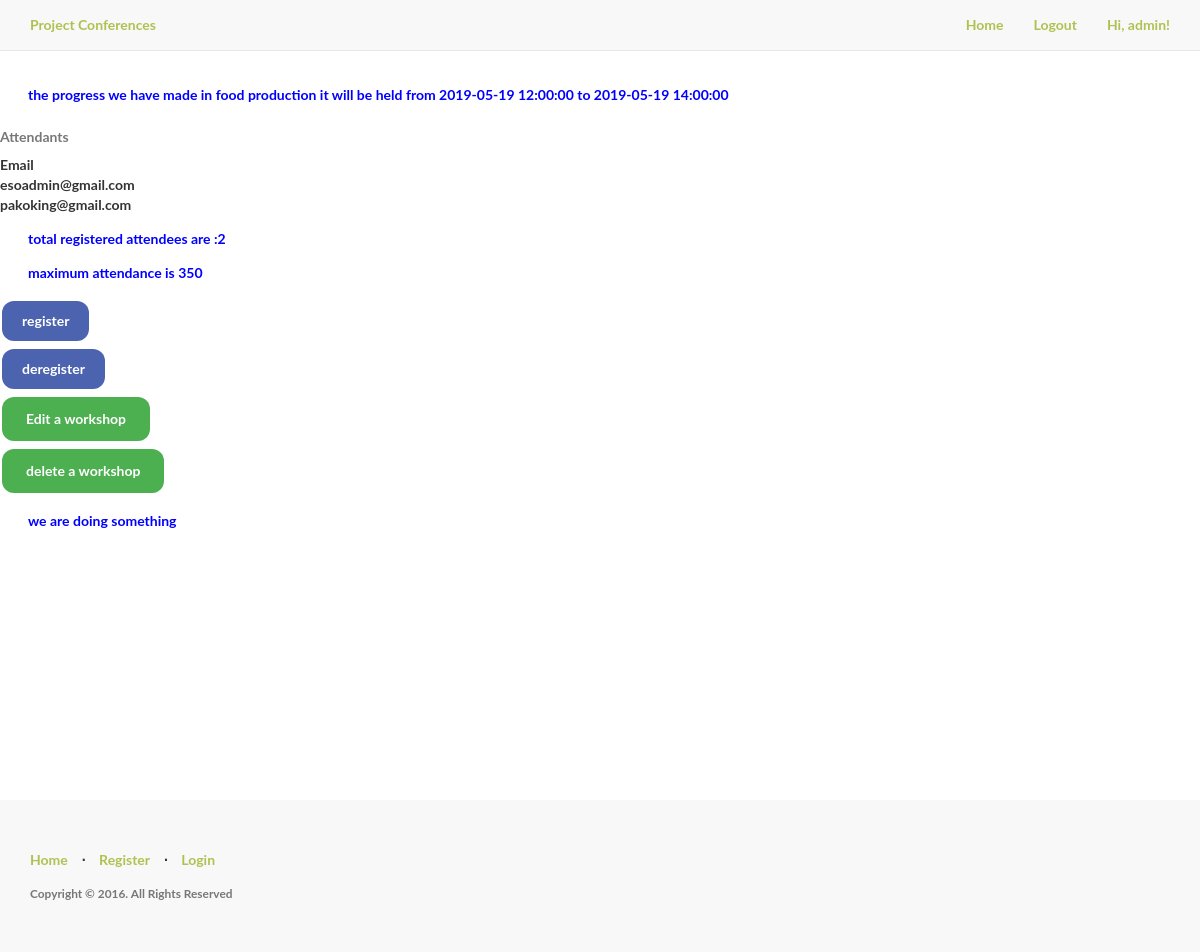
Page /Workshop/1/ (signed in) on the committed database.
### myapp/models.py (models this page shows, shortened)
class Participant(UserMixin,db.Model):
    __tablename__='participants'
    id=db.Column(db.Integer,primary_key=True)
    name=db.Column(db.String(50),)
    email= db.Column(db.String(60),unique=True)
    password_hash=db.Column(db.String(128))
    is_admin = db.Column(db.Boolean, default=False)
    @property
    def password(self):
        """
        Prevent pasword from being accessed
        """
        raise AttributeError('password is not a readable attribute.')

class Workshop(db.Model):
    __tablename__= 'workshops'
    id = db.Column(db.Integer,primary_key=True)
    name = db.Column(db.String(60))
    description = db.Column(db.String(200))
    starttime = db.Column(db.DateTime)
    endtime = db.Column(db.DateTime)
    duration = db.Column(db.Interval)
    conference_id= db.Column(db.Integer, db.ForeignKey('conferences.id',ondelete='CASCADE'))

class Attend(db.Model):
    __tablename__= 'attendees'
    email= db.Column(db.String(60),db.ForeignKey('participants.email',ondelete='CASCADE'),primary_key=True)
    Workshhop_id= db.Column(db.Integer,db.ForeignKey('workshops.id',ondelete='CASCADE'),primary_key=True)

class Room(db.Model):
    __tablename__='rooms'
    room_number=db.Column(db.Integer,primary_key=True)
    floor_number=db.Column(db.Integer,primary_key=True)
    capacity = db.Column(db.Integer,primary_key=True)

### myapp/home/views.py (the view, shortened to what this page needs)
@home.route('/Workshop/<shopid>/',methods=['GET','POST'])
@login_required
def seeshop(shopid):
    currshop=Workshop.query.filter_by(id=shopid)
    ashop = currshop[0]
    rooms= Room.query.order_by(desc(Room.capacity))
    form = RegistrationForm()
    roomNumber = 0
    shops= Workshop.query.filter_by(conference_id=currshop[0].conference_id)
    for shop in shops:
        if shop.id == ashop.id:
            continue
        elif shop.starttime <= ashop.starttime and shop.endtime >= ashop.starttime and Attend.query.filter_by(Workshhop_id=shop.id).count() > Attend.query.filter_by(Workshhop_id=ashop.id).count():
            roomNumber = roomNumber+1
        elif ashop.starttime <= shop.starttime and ashop.endtime >= shop.starttime and Attend.query.filter_by(Workshhop_id=shop.id).count() > Attend.query.filter_by(Workshhop_id=ashop.id).count():
            roomNumber = roomNumber+1
    return render_template('home/shop.html',shops=currshop,totattend= Attend.query.filter_by(Workshhop_id=shopid),form=form, maxpop=rooms[roomNumber].capacity)

### myapp/home/forms.py
class RegistrationForm(FlaskForm):
    submit = SubmitField('Register')

### myapp/models.py (called while the page is built)
@login_manager.user_loader
def load_user(user_id):
    return Participant.query.get(int(user_id))

### myapp/templates/home/shop.html (shortened to what this page needs)
<!DOCTYPE HTML>
{% import "bootstrap/wtf.html" as wtf %}
{% import "bootstrap/utils.html" as utils %}
{% extends "base.html" %}
{%block body%}
<head>
</head>
<body>
  <div class="content-section">
    <br/>
  {%for ashop in shops%}
  <p> {{ashop.description}} it will be held from {{ashop.starttime}} to {{ashop.endtime}}</p>
  {%endfor%}
  {%if current_user.is_authenticated%}
  {%if current_user.is_admin%}
  <table>
    <caption>Attendants</caption>
   <tr>
     <th>Email</th>
   </tr>
   {%for attendant in totattend%}
       <tr>
           <td>{{attendant.email}}</td>
       </tr>
    {%endfor%}
  </table>
  {%endif%}
  {%endif%}
<p>
   total registered attendees are :{{totattend.count()}}
</p>
<p>
  maximum attendance is {{maxpop}}
</p>
{%if current_user.is_authenticated%}
{%if totattend.count() < maxpop%}
<form action="" method="post">
  <button name="foo" value="register">register</button>
</form>
{%endif%}
<form action="" method="post">
  <button name="foo" value="deregister">deregister</button>
</form>
 {%if current_user.is_admin%}
<form action= "{{url_for('admin.edit_workshop',shopid=shops[0].id)}}">
    <input type="submit" value="Edit a workshop" />
</form>
    <form action= "{{url_for('admin.delete_workshop',shopid=shops[0].id)}}">
        <input type="submit" value="delete a workshop" />
    </form>
 {%endif%}
{%endif%}
  <p>we are doing something</p>
</div>
</body>
{%endblock%}

### myapp/templates/base.html (shortened to what this page needs)
<!DOCTYPE html>
<html lang="en">
<head>
    <link href="https://maxcdn.bootstrapcdn.com/bootstrap/3.3.7/css/bootstrap.min.css" rel="stylesheet">
    <link href="{{ url_for('static', filename='css/style.css') }}" rel="stylesheet">
</head>
<body>
    <nav class="navbar navbar-default navbar-fixed-top topnav" role="navigation">
        <div class="container topnav">
          <div class="navbar-header">
              <a class="navbar-brand topnav" href="{{ url_for('home.homepage') }}">Project Conferences</a>
          </div>
          <div class="collapse navbar-collapse" id="bs-example-navbar-collapse-1">
              <ul class="nav navbar-nav navbar-right">
                {% if current_user.is_authenticated %}
                <li><a href="{{ url_for('home.homepage') }}">Home</a></li>
                <li><a href="{{ url_for('auth.logout') }}">Logout</a></li>
                <li><a>  Hi, {{ current_user.name }}!</a></li>
              {% else %}
                <li><a href="{{ url_for('home.homepage') }}">Home</a></li>
                <li><a href="{{ url_for('auth.register') }}">Register</a></li>
                <li><a href="{{ url_for('auth.login') }}">Login</a></li>
              {% endif %}
</ul>
          </div>
        </div>
    </nav>
    <div class="wrapper">
      {% block body %}
      {% endblock %}
      <div class="push"></div>
    </div>
    <footer>
        <div class="container">
            <div class="row">
                <div class="col-lg-12">
                    <ul class="list-inline">
                        <li><a href="{{ url_for('home.homepage') }}">Home</a></li>
                        <li class="footer-menu-divider">⋅</li>
                        <li><a href="#">Register</a></li>
                        <li class="footer-menu-divider">⋅</li>
                        <li><a href="#">Login</a></li>
                    </ul>
                    <p class="copyright text-muted small">Copyright © 2016. All Rights Reserved</p>
                </div>
            </div>
        </div>
    </footer>
</body>
</html>

### myapp/static/css/style.css (style rules this page uses)
body, html { width: 100%; height: 100%; }
body, h1, h2, h3 { font-family: "Lato", "Helvetica Neue", Helvetica, Arial, sans-serif; font-weight: 700; }
a, .navbar-default .navbar-brand, .navbar-default .navbar-nav>li>a { color: #aec251; }
footer { padding: 50px 0; background-color: #f8f8f8; }
p.copyright { margin: 15px 0 0; }
.content-section { padding: 50px 0; border-top: 1px solid #e7e7e7; }
.footer, .push { clear: both; height: 4em; }
.topnav { font-size: 14px; }
.wrapper { min-height: 100%; height: auto !important; height: 100%; margin: 20 auto -4em; }

### myapp/templates/home/shop.html (style rules this page uses)
input[type=button], input[type=submit], input[type=reset] { background-color: #4CAF50; border: none; color: white; padding: 12px 24px; border-radius: 12px; text-decoration: none; margin: 4px 2px; cursor: pointer; }
button[name=foo], button[class=dropbtn] { background-color: #4C64AF; border: none; color: white; padding: 10px 20px; border-radius: 12px; text-decoration: none; margin: 4px 2px; cursor: pointer; }
p { display: block; margin-top: 1em; margin-bottom: 1em; margin-left: 2em; margin-right: 2em; color : blue; }

### rows in the picture
Participant: name "admin"
Workshop: description "the progress we have made in food production", starttime "2019-05-19 12:00:00", endtime "2019-05-19 14:00:00"
Attend: email "esoadmin@gmail.com"
Attend: email "pakoking@gmail.com"
Room: capacity "350"

### other values in the picture
{{ totattend.count() }} "2"
